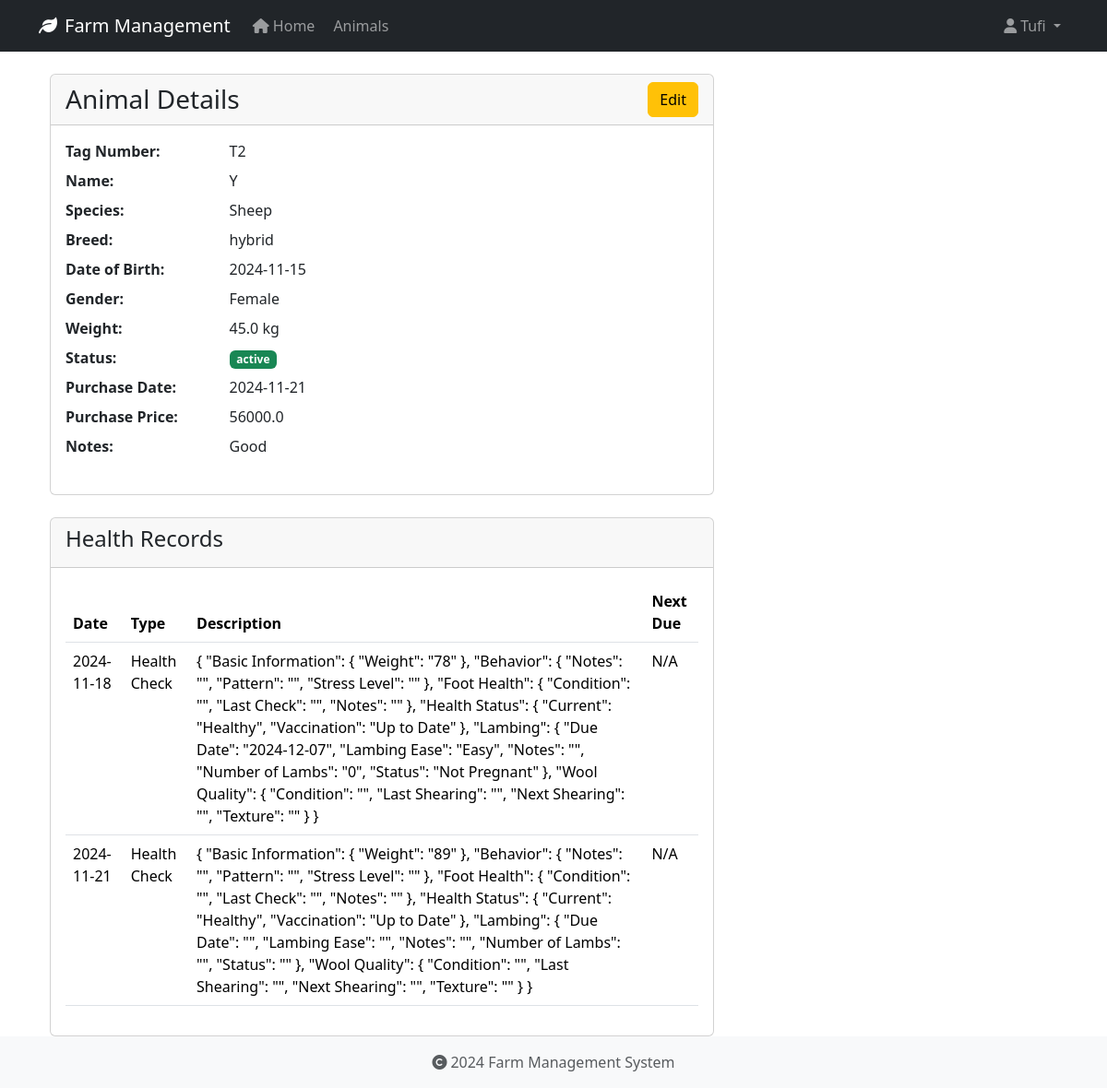
The page /animals/6 (signed in) on the database as committed earlier.
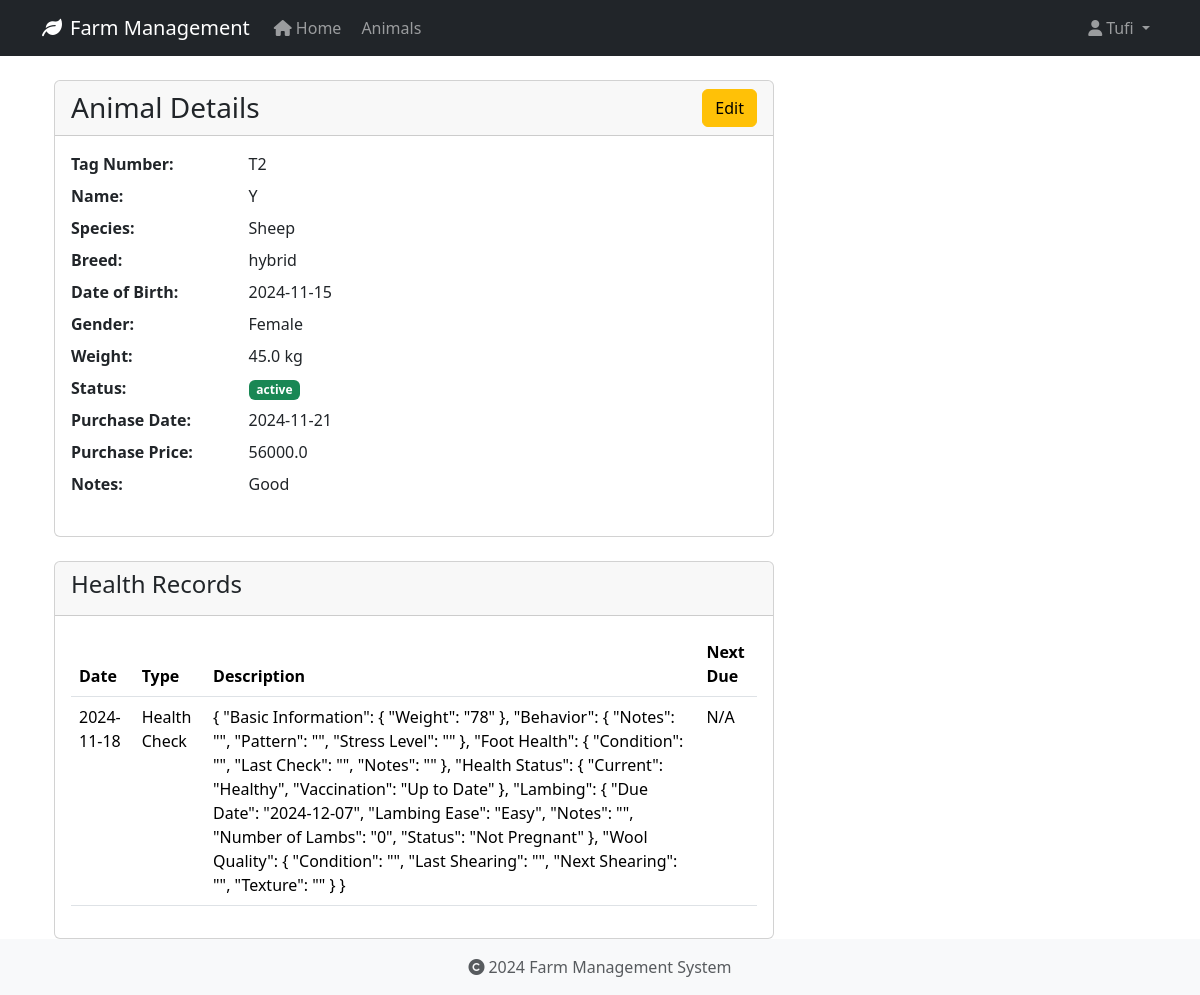
The same page on the database as committed later.
### app/models/animal.py (models this page shows, shortened)
class HealthRecord(db.Model):
    id = db.Column(db.Integer, primary_key=True)
    animal_id = db.Column(db.Integer, db.ForeignKey('animal.id', ondelete='CASCADE'), nullable=False)
    record_type = db.Column(db.String(50), nullable=False)  # Made nullable=False
    date = db.Column(db.Date, nullable=False)
    description = db.Column(db.Text, nullable=True)
    treatment = db.Column(db.Text, nullable=True)
    cost = db.Column(db.Float, nullable=True)
    next_due_date = db.Column(db.Date, nullable=True)
    created_at = db.Column(db.DateTime, default=datetime.utcnow, nullable=False)
    created_by_id = db.Column(db.Integer, db.ForeignKey('user.id', ondelete='SET NULL'), nullable=True)

### app/routes/animals.py (the view)
@bp.route('/<int:id>')
@login_required
def view(id):
    animal = Animal.query.get_or_404(id)
    return render_template('animals/view.html', animal=animal)

### app/models/user.py (called while the page is built)
@login_manager.user_loader
def load_user(user_id):
    return User.query.get(int(user_id))

### app/templates/animals/view.html (shortened to what this page needs)
{% extends "base.html" %}
{% block content %}
<div class="container">
    <div class="row">
        <div class="col-md-8">
            <div class="card">
                <div class="card-header">
                    <div class="d-flex justify-content-between align-items-center">
                        <h3 class="card-title mb-0">Animal Details</h3>
                        <a href="{{ url_for('animals.edit', id=animal.id) }}" class="btn btn-warning">Edit</a>
                    </div>
                </div>
                <div class="card-body">
                    <dl class="row">
                        <dt class="col-sm-3">Tag Number:</dt>
                        <dd class="col-sm-9">{{ animal.tag_number }}</dd>
                        <dt class="col-sm-3">Name:</dt>
                        <dd class="col-sm-9">{{ animal.name or 'N/A' }}</dd>
                        <dt class="col-sm-3">Species:</dt>
                        <dd class="col-sm-9">{{ animal.species }}</dd>
                        <dt class="col-sm-3">Breed:</dt>
                        <dd class="col-sm-9">{{ animal.breed or 'N/A' }}</dd>
                        <dt class="col-sm-3">Date of Birth:</dt>
                        <dd class="col-sm-9">{{ animal.date_of_birth.strftime('%Y-%m-%d') if animal.date_of_birth else 'N/A' }}</dd>
                        <dt class="col-sm-3">Gender:</dt>
                        <dd class="col-sm-9">{{ animal.gender or 'N/A' }}</dd>
                        <dt class="col-sm-3">Weight:</dt>
                        <dd class="col-sm-9">{{ animal.weight|round(2) if animal.weight else 'N/A' }} kg</dd>
                        <dt class="col-sm-3">Status:</dt>
                        <dd class="col-sm-9">
                            <span class="badge {% if animal.status == 'active' %}bg-success{% else %}bg-secondary{% endif %}">
                                {{ animal.status }}
                            </span>
                        </dd>
                        <dt class="col-sm-3">Purchase Date:</dt>
                        <dd class="col-sm-9">{{ animal.purchase_date.strftime('%Y-%m-%d') if animal.purchase_date else 'N/A' }}</dd>
                        <dt class="col-sm-3">Purchase Price:</dt>
                        <dd class="col-sm-9">{{ animal.purchase_price|round(2) if animal.purchase_price else 'N/A' }}</dd>
                        <dt class="col-sm-3">Notes:</dt>
                        <dd class="col-sm-9">{{ animal.notes or 'N/A' }}</dd>
                    </dl>
                </div>
            </div>
            <div class="card mt-4">
                <div class="card-header">
                    <h4>Health Records</h4>
                </div>
                <div class="card-body">
                    {% if animal.health_records %}
                        <table class="table">
                            <thead>
                                <tr>
                                    <th>Date</th>
                                    <th>Type</th>
                                    <th>Description</th>
                                    <th>Next Due</th>
                                </tr>
                            </thead>
                            <tbody>
                                {% for record in animal.health_records %}
                                <tr>
                                    <td>{{ record.date.strftime('%Y-%m-%d') }}</td>
                                    <td>{{ record.record_type }}</td>
                                    <td>{{ record.description }}</td>
                                    <td>{{ record.next_due_date.strftime('%Y-%m-%d') if record.next_due_date else 'N/A' }}</td>
                                </tr>
                                {% endfor %}
                            </tbody>
                        </table>
                    {% else %}
                        <p>No health records found.</p>
                    {% endif %}
                </div>
            </div>
        </div>
    </div>
</div>
{% endblock %}

Rows that differ between the two databases and show on the page:
removed HealthRecord: date "2024-11-21", record_type "Health Check", description "{ \"Basic Information\": { \"Weight\": \"89\" }, \"Behavior\": { \"Notes\": \"\", \"Pattern\": \"\", \"Stress Level\": \"\" }, \"Foot Health\": { \"Condition\": \"\", \"Last Check\": \"\", \"Notes\": \"\" }, \"Health Status\": { \"Current\": \"Healthy\", \"Vaccination\": \"Up to Date\" }, \"Lambing\": { \"Due Date\": \"\", \"Lambing Ease\": \"\", \"Notes\": \"\", \"Number of Lambs\": \"\", \"Status\": \"\" }, \"Wool Quality\": { \"Condition\": \"\", \"Last Shearing\": \"\", \"Next Shearing\": \"\", \"Texture\": \"\" } }", next_due_date "N/A"
